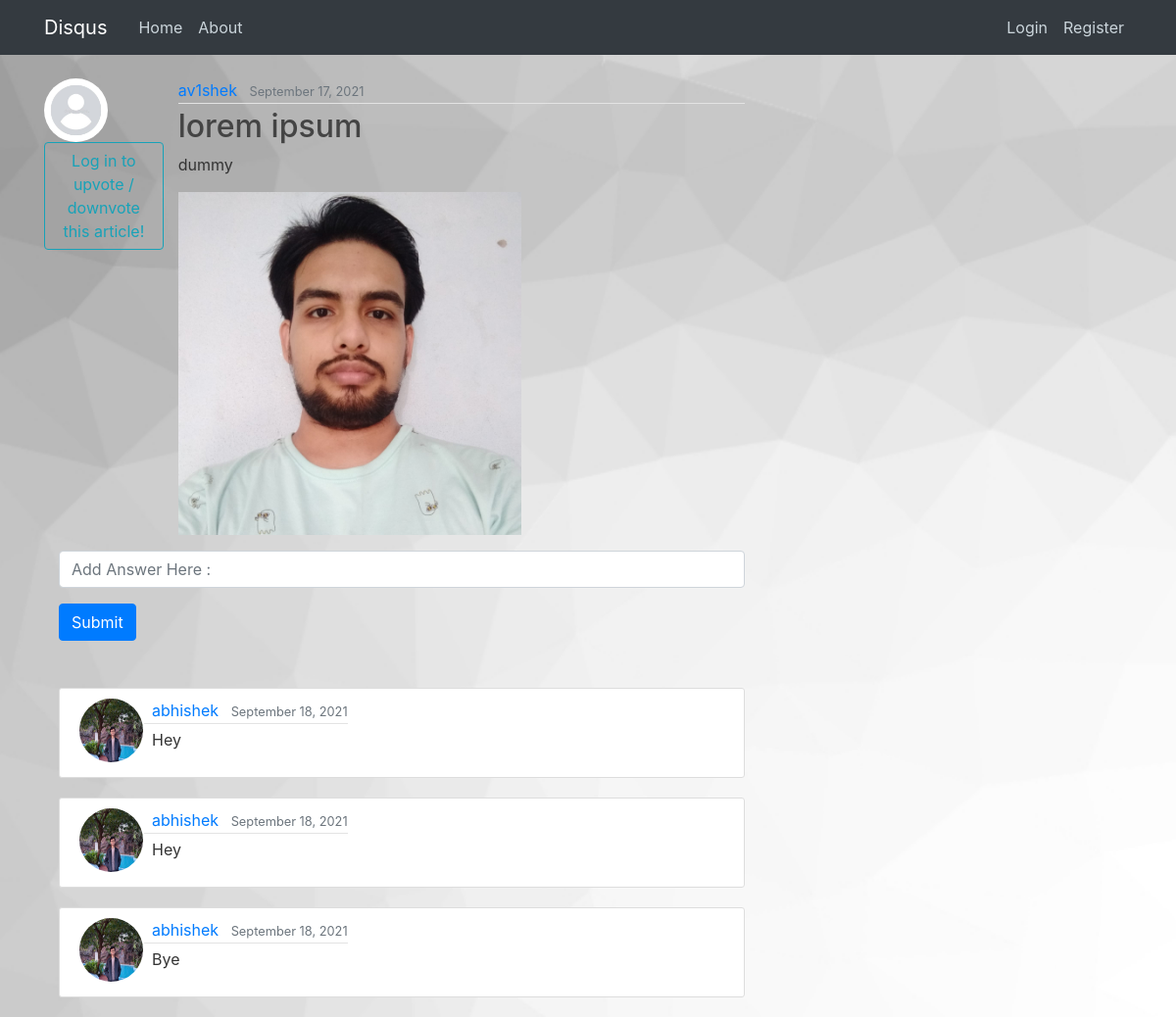
The app's page /post/2/ with its own data.
### feed/models.py (models this page shows, shortened)
class Post(models.Model):
	title = models.CharField(max_length=100)
	content = models.TextField()
	date_posted = models.DateTimeField(default=timezone.now)
	author = models.ForeignKey(User, on_delete=models.CASCADE)
	image = models.ImageField(upload_to='uploads', blank=True)
	upvote = models.ManyToManyField(User, related_name='upvote')
	downvote = models.ManyToManyField(User, related_name='downvote')
	anonymous = models.BooleanField(default = False)
	def number_of_upvotes(self):
		return self.upvote.count()
	def number_of_downvotes(self):
		return self.downvote.count()

class Comment(models.Model):
	post = models.ForeignKey(Post, on_delete = models.CASCADE)
	content = models.TextField()
	date_posted = models.DateTimeField(default=timezone.now)
	author = models.ForeignKey(User, on_delete=models.CASCADE)
	image = models.ImageField(upload_to='uploads', blank=True)

### accounts/models.py (models this page shows, shortened)
class Profile(models.Model):
	name = models.CharField(max_length=255, default="")
	year = models.IntegerField(default=1)
	branch = models.CharField(max_length=255, default="")
	user = models.OneToOneField(User, on_delete=models.CASCADE)
	image = models.ImageField(default='default.jpg', upload_to='profile_pics')
	bio = models.CharField(max_length=255, blank=True)
	qs_cnt = models.IntegerField(default=0)
	ans_cnt = models.IntegerField(default=0)

### feed/views.py (the view)
# urls.py: path('post/<int:pk>/', views.PostDetailView.as_view(), name='post-detail'),
class PostDetailView(DetailView):
	model = Post
	context_object_name = 'post'
	def get_context_data(self, **kwargs):
		context = super(PostDetailView, self).get_context_data(**kwargs)
		reacted_by = get_object_or_404(Post, id=self.kwargs['pk'])
		context['upvotes'] = reacted_by.number_of_upvotes()
		context['downvotes'] = reacted_by.number_of_downvotes()
		context['comments'] = Comment.objects.filter(post=reacted_by)
		context['randusers'] = User.objects.order_by('?')[:5]
		return context

### feed/templates/feed/post_detail.html (shortened to what this page needs)
{% extends "feed/base.html" %}
{% block content %}
	<div class="container">
		<div class="row">
			<div class="col-2">
				<div class="row">
					{% if post.anonymous %}
			      	<img class="rounded-circle article-img" src="/media/default.jpg">
			      {% else %}
					<img class="rounded-circle article-img" src="{{ post.author.profile.image.url }}">
			      {% endif %}
				</div>
				<div class="row">
					{% if user.is_authenticated %}
					<div class="col">
			          <div class="row">
			          	<h6 style="color:green;" id="up_cnt" class="mt-3 mr-4">{{ upvotes }} </h6>
			          	<button type="button" id="upvote" class="btn bg-transparent">
				            <i class="fa fa-caret-up" style="font-size:32px;color:green"></i>
			          	</button>
			          </div>
			          <div class="row">
			          	<h6 style="color:red;" id="down_cnt" class="mt-3 mr-4">{{ downvotes }} </h6>
			          	<button type="button" id="downvote" class="btn bg-transparent">
				            <i class="fa fa-caret-down" style="font-size:32px;color:red"></i>
			          	</button>
			          </div>
			        </div>
					{% else %}
					  <a class="btn btn-outline-info" href="{% url 'login' %}?next={{request.path}}">Log in to upvote / downvote this article!</a><br>
					{% endif %}
				</div>
			</div>
			<div class="col-10">
				<div class="article-metadata">
			      {% if post.anonymous %}
		          	<a class="mr-2" href="#">Anonymous</a>
		          {% else %}
				    <a class="mr-2" href="{% url 'profile' post.author.id %}">{{ post.author }}</a>
		          {% endif %}
			      <small class="text-muted">{{ post.date_posted|date:"F d, Y" }}</small>
			    </div>
			    <h2 class="article-title">{{ post.title }}</h2>
			    <p class="article-content">{{ post.content }}</p>
			    {% if post.image %}
		          <img style="width:100%; height:auto; max-width: 350px" src="{{ post.image.url }}">
		        {% endif %}
			</div>
		</div>
	 <form method="POST" action="/comment/{{ post.id }}" class="mt-3">
	  <div class="form-group">
	    <input type="text" class="form-control" placeholder="Add Answer Here :" name="post_comment">
	  </div>
	  <button type="submit" class="btn btn-primary">Submit</button>
	</form>
	  <div class="row mt-5">
		<div class="container-fluid">
			{% for comment in comments %}
			<article class="media content-section">
			  <img class="rounded-circle article-img" src="{{ comment.author.profile.image.url }}">
			  <div class="media-body">
	        <div class="row">
	            <div class="article-metadata">
	              <a class="mx-2" href="{% url 'profile' comment.author.username %}">{{ comment.author }}</a>
	              <small class="text-muted">{{ comment.date_posted|date:"F d, Y" }}</small>
	            </div>
	        </div>
	        <div class="row">
	        	<p class="ml-2">{{ comment.content }} </p>
	        </div>
			</article>
			{% endfor %}
		</div>
	  </div>
	</div>
{% endblock content %}

### feed/static/feed/main.css (style rules this page uses)
body { background: #fafafa; color: #333333; margin-top: 5rem; background: url("/static/blog/bg3.jpeg") no-repeat center fixed; background-size: cover; background-position: center; }
h1, h2, h3, h4, h5, h6 { color: #444444; }
.content-section { background: #ffffff; padding: 10px 20px; border: 1px solid #dddddd; border-radius: 3px; margin-bottom: 20px; }
.article-title { color: #444444; }
.article-content { white-space: pre-line; }
.article-img { height: 65px; width: 65px; margin-right: 16px; }
.article-metadata { padding-bottom: 1px; margin-bottom: 4px; border-bottom: 1px solid #e3e3e3 }

### records on screen
Post: author.profile.image (placeholder picture), author "av1shek", date_posted "September 17, 2021", title "lorem ipsum", content "dummy", image (picture)
Comment: author.profile.image (picture), author "abhishek", date_posted "September 18, 2021", content "Hey"
Comment: author.profile.image (picture), author "abhishek", date_posted "September 18, 2021", content "Hey"
Comment: author.profile.image (picture), author "abhishek", date_posted "September 18, 2021", content "Bye"
